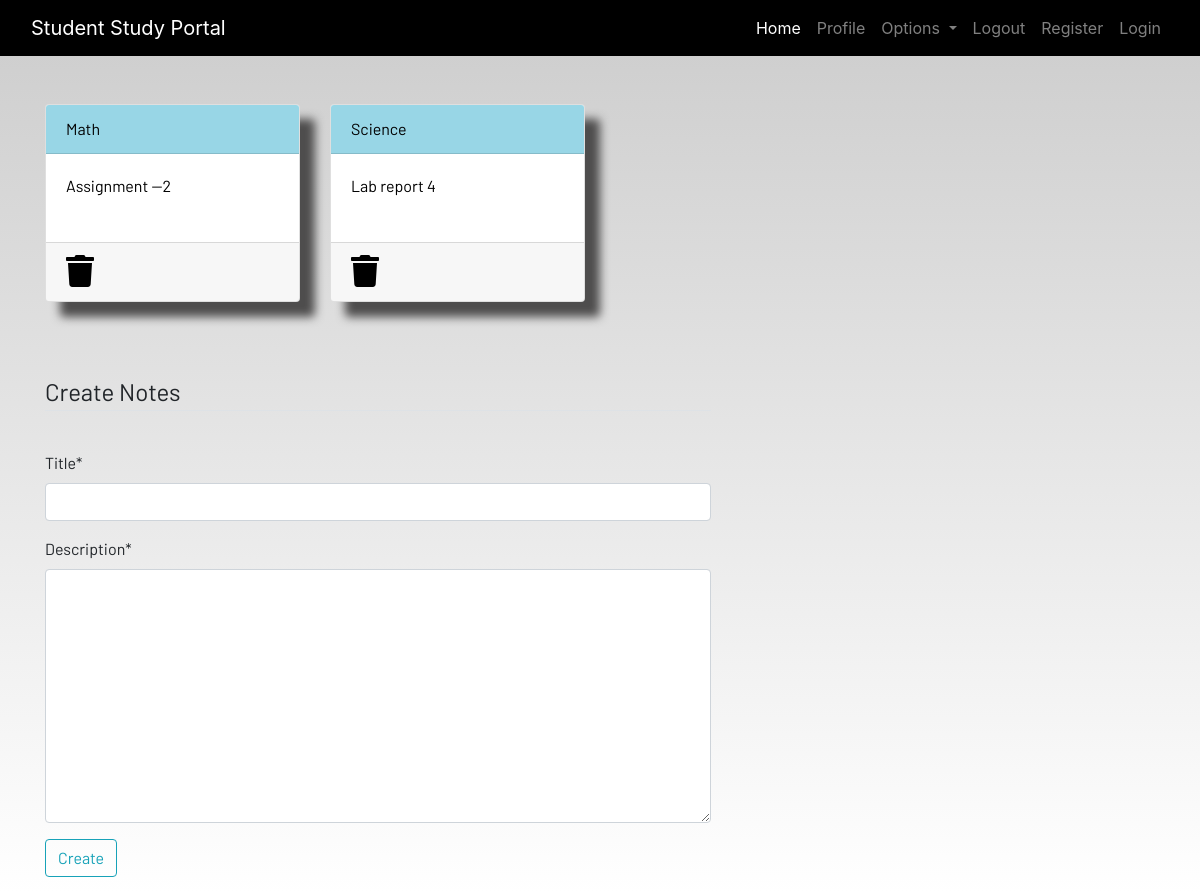
Screenshot of /notes/ (signed in) with the database file from the repository.
### dashboard/models.py (models this page shows, shortened)
class Notes(models.Model):
    user = models.ForeignKey(User, on_delete=models.CASCADE)
    title = models.CharField(max_length=220)
    description = models.TextField()
    class Meta:
        verbose_name = 'notes'
        verbose_name_plural = 'notes'

### dashboard/views.py (the view)
# urls.py: path('notes/', views.Notes_page, name='notes'),
def Notes_page(request):
    if request.method == "POST":
        form = NoteForm(request.POST)
        if form.is_valid():
            notes = Notes(user=request.user, title=request.POST['title'], description = request.POST['description'])
            notes.save()
        messages.success(request,f"Notes added from {request.user.username} Successfully!")
    else:
        form  = NoteForm()
    notes_obj = Notes.objects.filter(user = request.user)
    context_note={
        'notes':notes_obj,
        'form':form,
    }
    return render(request,'dashboard/notes.html',context=context_note)

### dashboard/forms.py
class NoteForm(forms.ModelForm):
    class Meta:
        model = Notes
        fields = ['title', 'description',]

### dashboard/templates/dashboard/notes.html (shortened to what this page needs)
{% extends 'dashboard/base.html' %}
{% load static %}
{% block content %}
{% load crispy_forms_tags %}
<div class="container">
    <div class="row">
        {% for note in notes %}
        <div class="col-md-3">
            <a href="{% url 'dashboard_app:note_details' note.id %}">
                <div class="card">
                    <div class="card-header">{{note.title}}</div>
                    <div class="card-body">{{note.description}}</div>
                    <div class="card-footer mt-auto "><a href="{% url 'dashboard_app:deleted_note' note.id %}">
                        <i class="fa fa-trash fa-2x"></i></a>
                    </div>
                </div>
            </a><br>
        </div>
        {% endfor %}
        <br>
    </div><br>
</div>
<br><br>
<div class="container">
    <form method="POST" style="width:60%;">
        <fieldset class="form-group">
            <legend class="border-bottom mb-4">Create Notes</legend>
        </fieldset>
        {{form|crispy}}
        <div class="form-group">
            <button href="" class="btn btn-outline-info" type="submit">
                Create
            </button>
        </div>
    </form>
</div>
{% endblock content %}

### static/css/main.css (style rules this page uses)
html { scroll-behavior: smooth; height: 100%; width: 100%; }
.card { box-shadow: 15px 15px 10px rgb(78, 77, 77); }
a { text-decoration: none !important; color: black; }
.card-header { color: black !important; background: rgb(152, 214, 230) !important; transition: 0.3s ease-in; }
html, body { max-width: 100%; overflow-x: hidden; height: 100%; width: 100%; }
body { background: linear-gradient(rgba(0, 0, 0, 0.2), rgba(255, 255, 255, 0.5)); overflow-x: hidden; background-repeat: no-repeat; }
.card-header { background-color: rgb(133, 204, 231); }
.col-md-3 .card { width: 100%; height: 100%; }
.fa { color: black; }

### rows the page displays
Notes: title "Math", description "Assignment --2"
Notes: title "Science", description "Lab report 4"
